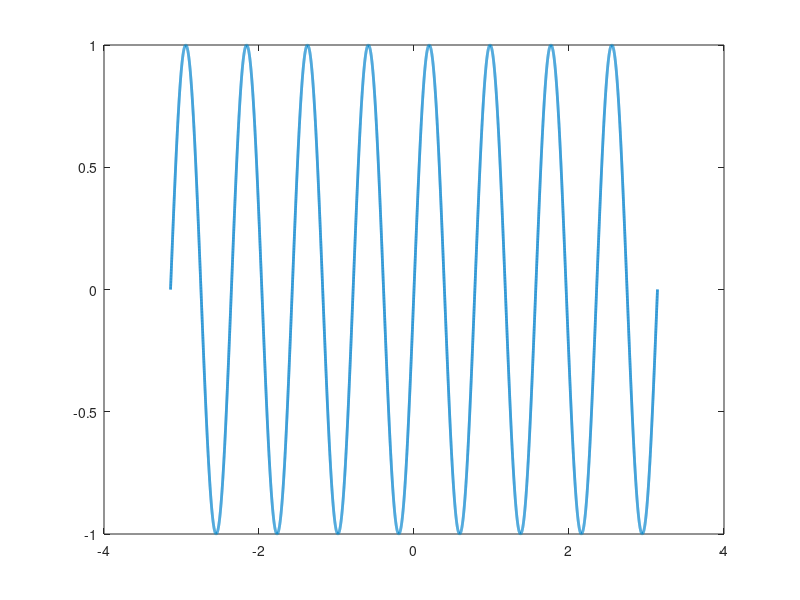
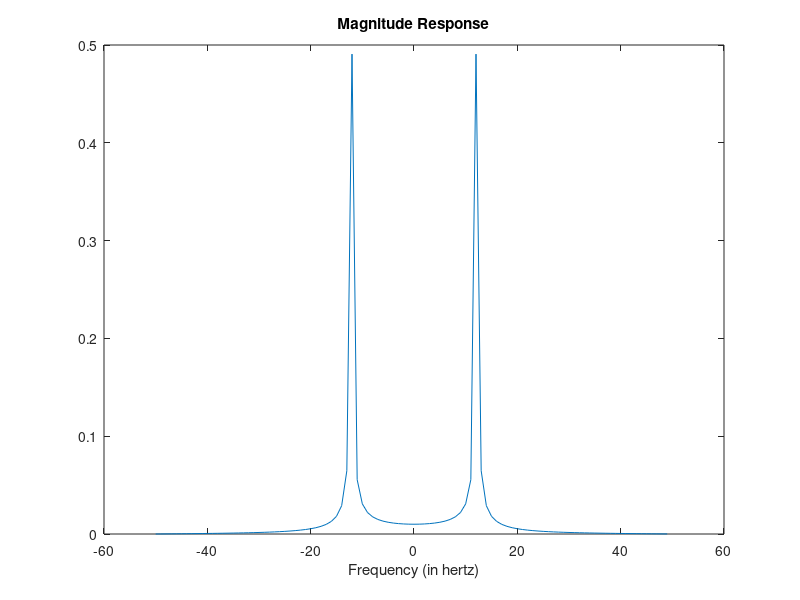

The MATLAB script that drew these images, in order: (Note: this script raises an error after producing the figures.)
% Copyright 2022, by the California Institute of Technology. ALL RIGHTS
% RESERVED. United States Government Sponsorship acknowledged. Any
% commercial use must be negotiated with the Office of Technology Transfer
% at the California Institute of Technology.
% -------------------------------------------------------------------------
%
%--Script to plot phase maps and profiles for various svc designs.


% REVISION HISTORY:
% --------------
% Modified on 2022-04-11 by Niyati Desai.

%% Demo
%%Time specifications:
Fs = 100;                      % samples per second
dt = 1/Fs;                     % seconds per sample
StopTime = 1;                  % seconds
t = linspace(-pi,pi,Fs);%(0:dt:StopTime-dt)';
N = size(t,2);
%%Sine wave:
Fc = 12;                       % hertz
x = cos(Fc*t);
%%Fourier Transform:
X = fftshift(fft(x));
%%Frequency specifications:
dF = Fs/N;                      % hertz
f = -Fs/2:dF:Fs/2-dF;           % hertz
%%Plot the spectrum:
figure(311);
plot(f,abs(X)/N);
xlabel('Frequency (in hertz)');
title('Magnitude Response');

%% Set Parameters
clear all
L = 10000;
N = 2000;
N = 2^nextpow2(L)
THETA = linspace(-pi,pi,N);
prof = 0.*THETA;
scale = 1;
linVec = {'--',':','-'};
lambda = 1.05;

if lambda < 1
    i = 1;
elseif lambda > 1
    i = 2;
else
    i = 3;
end

%%Frequency specifications:
Fs = N;
dF = Fs/N;                      % hertz
f = -Fs/2:dF:Fs/2-dF;           % hertz

%% Practice sinusoid
p=8;

figure(111)
phase = sin(p*THETA);
plot(THETA,phase,'Color',[0 0.5 0.8],'LineWidth',2)
ax = gca;
ax.FontSize = 12;
ax.LineWidth = 2;
xlim([-pi pi]);
axis on
ax.XAxis.TickValues = [-pi -pi/2 0 pi/2 pi ];
ax.YAxis.TickValues = [-8*pi -6*pi -4*pi -2*pi 0 2*pi 4*pi 6*pi 8*pi];
xticklabels({'-\pi','-\pi/2','0','\pi/2','\pi'})
yticklabels({'-8\pi','-6\pi','-4\pi','-2\pi','0','2\pi','4\pi','6\pi','8\pi'})
xlabel('Theta'); 
ylabel('Phase');
title("Sinusoid")

% % 

%%Fourier Transform:
fftsin = abs(fftshift(fft(phase)))/N;

%%Plot the spectrum:
figure(311);
plot(f,fftsin);
title("FFT of Sinusoid")



%% vortex
charge1 = 6;
phase1 = charge1*THETA;
type1 = "Vortex";


figure(N)
subplot(2,2,2)
plot(THETA,phase1,'Color',[0 0.5 0.8],'LineWidth',2)
ax = gca;
ax.FontSize = 12;
ax.LineWidth = 2;
xlim([-pi pi]);
axis on
ax.XAxis.TickValues = [-pi -pi/2 0 pi/2 pi ];
ax.YAxis.TickValues = [-8*pi -6*pi -4*pi -2*pi 0 2*pi 4*pi 6*pi 8*pi];
xticklabels({'-\pi','-\pi/2','0','\pi/2','\pi'})
yticklabels({'-8\pi','-6\pi','-4\pi','-2\pi','0','2\pi','4\pi','6\pi','8\pi'})
xlabel('Theta'); 
ylabel('Phase');
title("Charge "+charge1+" "+type1 +" Phase Profile")

t1 = exp(1j/lambda*phase1);

%%Fourier Transform:
myfftvortex = abs(fftshift(fft(t1)))/N;

%Plot the spectrum:
% figure (311)
% plot(f,myfftvortex);
% ylabel('|C_m|^2'); 
% xlabel('Mode');
% title("Modal Decomposition for Charge 8 Vortex SVC")
% set(gca, 'YScale', 'log')



% classical wrapped

charge2 = 6;
domain = (THETA >= 0) & (THETA <= pi);
phase2(domain) = charge2*rem(THETA(domain),2*pi./charge2);
domain = (THETA >= -pi) & (THETA < 0);
phase2(domain) = charge2*rem((THETA(domain)+pi),2*pi./charge2);

newphase = [phase2 phase2 phase2 phase2];
newtheta = linspace(-4*pi,4*pi,N);


type2 = "Classically Wrapped Vortex";
subplot(2,2,3)
plot(THETA,phase2,'Color',[0.5 0 0.8],'LineWidth',2)
ax = gca;
ax.FontSize = 12;
ax.LineWidth = 2;
xlim([-pi pi]);
axis on
ax.XAxis.TickValues = [-pi -pi/2 0 pi/2 pi ];
ax.YAxis.TickValues = [-2*pi 0 2*pi ];
xticklabels({'-\pi','-\pi/2','0','\pi/2','\pi'})
yticklabels({'-2\pi','0','2\pi'})
xlabel('Theta'); 
ylabel('Phase');
title("Charge "+charge2+" "+type2 +" Phase Profile")



t2 = exp(1j/lambda*phase2);
%%Fourier Transform:
myfftclassical = abs(fftshift(fft(t2)))/N;

%%Plot the spectrum:
% figure(311);
% plot(f,myfftclassical);
% ylabel('|C_m|^2'); 
% xlabel('Mode');
% title("Modal Decomposition for Charge 8 Classically Wrapped SVC")
% set(gca, 'YScale', 'log')


% french wrapped

domain = (THETA > 0) & (THETA < 3*pi/8);
phase3(domain) = 8*THETA(domain);
domain = (THETA > 3*pi/8) & (THETA < pi/2);
phase3(domain) = 8*THETA(domain)-2*pi;
domain = (THETA > pi/2) & (THETA < 5*pi/8);
phase3(domain) = 8*THETA(domain)-4*pi;
domain = (THETA > 5*pi/8) & (THETA <= pi);
phase3(domain) = 8*THETA(domain)-6*pi;

domain = (THETA > -pi) & (THETA < -5*pi/8);
phase3(domain) = 8*(THETA(domain)+pi);
domain = (THETA > -5*pi/8) & (THETA < -pi/2);
phase3(domain) = 8*(THETA(domain)+pi)-2*pi;
domain = (THETA > -pi/2) & (THETA < -3*pi/8);
phase3(domain) = 8*(THETA(domain)+pi)-4*pi;
domain = (THETA > -3*pi/8) & (THETA < 0);
phase3(domain) = 8*(THETA(domain)+pi)-6*pi;

type3 = "French Wrapped Vortex";
subplot(2,2,4)
plot(THETA,phase3,'Color',[0.5 0.8 0],'LineWidth',2)
ax = gca;
ax.FontSize = 12;
ax.LineWidth = 2;
xlim([-pi pi]);
axis on
ax.XAxis.TickValues = [-pi -5*pi/8 -pi/2 -3*pi/8 0 3*pi/8 pi/2 5*pi/8 pi ];
ax.YAxis.TickValues = [-pi 0 pi 2*pi 3*pi];
yticklabels({'-\pi','0','\pi','2\pi','3\pi'})
xticklabels({'-\pi','-5\pi/8', '-\pi/2','-3\pi/8','0','3\pi/8','\pi/2','5\pi/8','\pi'})
xlabel('Theta'); 
ylabel('Phase');
title("Charge 8 "+type3 +" Phase Profile")

t3 = exp(1j/lambda*phase3);

%%Fourier Transform:
myfftfrench = abs(fftshift(fft(t3)))/N;

%%Plot the spectrum:
% figure(311)
% plot(f,myfftfrench);
% set(gca, 'YScale', 'log')
% ylabel('|C_m|^2'); 
% xlabel('Mode');
% title("Modal Decomposition for Charge 8 French Wrapped SVC")

% mcmc6 wrapped

domain = (THETA > 0) & (THETA < 1.84799568);
phase4(domain) = 6*THETA(domain);
domain = (THETA > 1.84799568) & (THETA < 2.52559409);
phase4(domain) = 6*THETA(domain) - 2*pi;
domain = (THETA > 2.52559409) & (THETA <= pi);
phase4(domain) = 6*THETA(domain) - 4*pi;
domain = (THETA > -pi+2.52559409) & (THETA < 0);
phase4(domain) = 6*(THETA(domain)+pi)-4*pi;
domain = (THETA > -pi+1.84799568) & (THETA < -pi+2.52559409);
phase4(domain) = 6*(THETA(domain)+pi)-2*pi;
domain = (THETA >= -pi) & (THETA < -pi+1.84799568);
phase4(domain) = 6*(THETA(domain)+pi);


type4 = "MCMC Vortex";
subplot(2,2,4)
plot(THETA,phase4,'Color',[0.5 0.8 0],'LineWidth',2)
ax = gca;
ax.FontSize = 12;
ax.LineWidth = 2;
xlim([-pi pi]);
axis on
ax.XAxis.TickValues = [-pi -2*pi/5 -1*pi/5 0 3*pi/5 4*pi/5 pi ];
ax.YAxis.TickValues = [-pi 0 pi 2*pi 3*pi];
yticklabels({'-\pi','0','\pi','2\pi','3\pi'})
xticklabels({'-\pi','-2\pi/5','-1\pi/5','0','3\pi/5','4\pi/5','\pi'})
xlabel('Theta'); 
ylabel('Phase');
title("Charge 6 "+type4 +" Phase Profile")

t4 = exp(1j/lambda*phase4);

%%Fourier Transform:
myfftmcmc = abs(fftshift(fft(t4)))/N;

%%Plot the spectrum:
% figure(311)
% plot(f,myfftmcmc);
% set(gca, 'YScale', 'log')
% ylabel('|C_m|^2'); 
% xlabel('Mode');
% title("Modal Decomposition for Charge 6 MCMC Wrapped SVC")


% staircase
Nsteps = 6;
charge5 = 6;
phase5 = floor(mod((THETA+pi)/(2*pi)*charge5, 1)*Nsteps)/Nsteps*2*pi;


type5 = "Staircase Vortex";
subplot(2,2,2)
plot(THETA,phase5,'Color',[0 0.5 0.8],'LineWidth',2)
ax = gca;
ax.FontSize = 12;
ax.LineWidth = 2;
xlim([-pi pi]);
axis on
ax.XAxis.TickValues = linspace(-pi,pi,7);
ax.YAxis.TickValues = [-2*pi 0 2*pi ];
xticklabels({'-\pi','-2\pi/3','-\pi/3','0','\pi/3','2\pi/3','\pi'})
yticklabels({'-2\pi','0','2\pi'})
xlabel('Theta'); 
ylabel('Phase');
title("Charge 6 "+type5 +" Phase Profile")

t5 = exp(1j/lambda*phase5);

%%Fourier Transform:
myfftstaircase = abs(fftshift(fft(t5)))/N;

%%Plot the spectrum:
% figure(311)
% plot(f,myfftstaircase);
% set(gca, 'YScale', 'log')
% ylabel('|C_m|^2'); 
% xlabel('Mode');
% title("Modal Decomposition for Charge 6 Staircase SVC")

% plot
% close all
% figure(12)
subplot(2,2,1)
hold on
xdata = (0:1:N-1);
% plot(f,myfftvortex,'LineStyle',linVec{i},'LineWidth',1,'Color',[0 0.5 0.8]);
plot(f,myfftstaircase,'LineStyle',linVec{i},'LineWidth',1,'Color',[0 0.5 0.8]);
plot(f,myfftclassical,'LineStyle',linVec{i},'LineWidth',1,'Color',[0.5 0 0.8]);
% plot(f,myfftfrench,'LineStyle',linVec{i},'LineWidth',1,'Color',[0.5 0.8 0]);
plot(f,myfftmcmc,'LineStyle',linVec{i},'LineWidth',1,'Color',[0.5 0.8 0]);
if lambda == 1
    plot(f,myfftvortex,'LineStyle',linVec{i},'LineWidth',1,'Color','k');
end
ax = gca;
xlim([-10 20]);
ylim([1E-6 10])
ax.FontSize = 12;
ax.LineWidth = 2;
legend(type5,type2,type4)
legend('Location','northwest')


line_type = ['-',"--", ":"];

line_names = ["design wavelength", "0.95 lambda factor", "1.05 lambda factor"];
for j =1:length(line_type)
    plot([NaN NaN], [NaN NaN],line_type(j), 'Color', 'k', 'DisplayName', line_names(j))
end

hold off
set(gca, 'YScale', 'log')
ylabel('|C_m|^2'); 
xlabel('Mode');
title("Modal Decomposition for Charge 6 SVCs")

